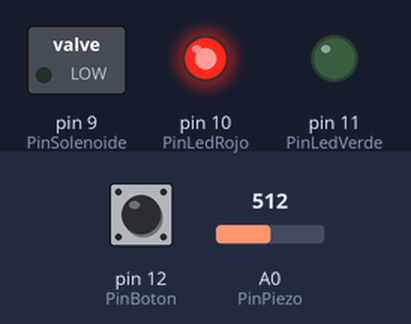
A sketch run on a simulated Arduino Uno, built with avr-gcc and run on an emulated ATmega328P. On the bench: switched loads named in the sketch (green lamp = pin HIGH), output pins drawn as LEDs (lit = HIGH). The test bench sets the inputs (shaded band); at power-on: A0 (PinPiezo) = 512, pin 12 (PinBoton) HIGH. EEPROM starts erased.

Above: at 5.6 s.
5.7 s: A0 (PinPiezo) set to 75
7.2 s: A0 (PinPiezo) set to 62
At 7.7 s:
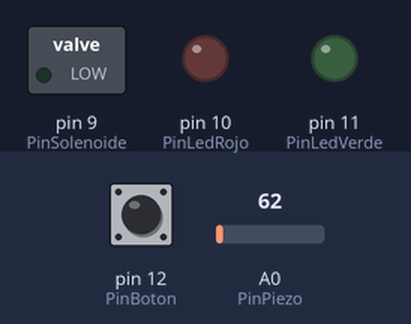
10.2 s: pin 12 (PinBoton) pulled LOW for 0.15 s
At 11.0 s:
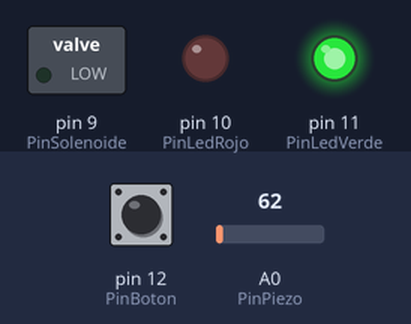
11.8 s: A0 (PinPiezo) set to 80
At 12.2 s:
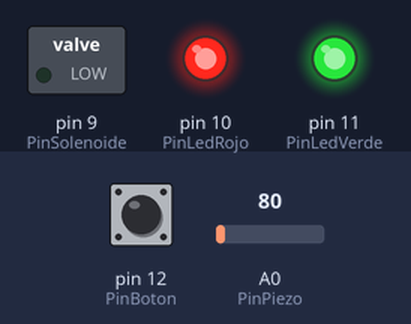
Timing chart, 0 to 14.3 s (numbered marks = the images above; inputs shaded):
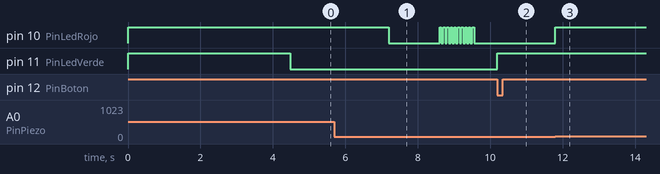

Measured:
- the behaviour switches between 71 and 70 on A0 (PinPiezo) (found by bisection; images 0 and 1)
- after the input at 5.7 s, every drawn part: stays the same
- after the input at 7.2 s, pin 10 (PinLedRojo): HIGH → LOW at once, then repeats every 0.10 s: HIGH 0.05 s, LOW 0.05 s, until it stays LOW from 9.6 s
- after the input at 10.2 s, pin 11 (PinLedVerde): LOW → HIGH at once
- after the input at 11.8 s, pin 10 (PinLedRojo): LOW → HIGH at once

The sketch:

CerraduraConRitmo.ino
```cpp
// (licence header left out)
//PINES
#define PinPiezo A0
#define PinLedVerde 11
#define PinLedRojo 10
#define PinSolenoide 9
#define PinBoton 12

//CONFIGURACION
#define UmbralPiezo 70 //Umbral de deteccion del piezoeléctrico
#define TiempoPulsoMin 100 //(ms) Tiempo entre pulsos consecutivos
#define ErrorMax 200 //Error máximo entre pulsos
#define TimeOut 1500 //(ms) Tiempo máximo de espera para grabar/detectar pulsos. 2550 max
#define PulsosMax 30
#define TiempoInicioGrabacion 10000 //Tiempo de espera maximo para empezar a grabar tras entrar en el modo grabacion
#define TiempoParpadeoLed 50 //(ms) Tiempo de parpadeo del led
#define TiempoPuerta 5000 //(ms) Tiempo que el solenoide esta activado para abrir la puerta
#define CodigoMemoria 120 //Codigo guardado en la primera posicion de la EEPROM para comprobar que hay datos guardados

#include <EEPROM.h>

byte codigo[PulsosMax];

void setup() {

  //PinMode
  pinMode(PinLedVerde, OUTPUT);
  pinMode(PinLedRojo, OUTPUT);
  pinMode(PinSolenoide, OUTPUT);
  pinMode(PinBoton, INPUT_PULLUP);

  //Cargar EEPROM
  LedON(PinLedVerde);
  LedON(PinLedRojo);
  CargarMemoria();
  LedOFF(PinLedVerde);
  LedOFF(PinLedRojo);
}

/////////////////////////////////////////
///////////////////LOOP//////////////////
/////////////////////////////////////////

void loop() {

  //MODO GRABACIÓN DEL CODIGO
  if (LecturaBoton()) {
    //Modo grabacion
    LedON(PinLedVerde);
    unsigned long tmax = millis() + TiempoInicioGrabacion;
    //Espera a golpear para iniciar a grabar
    while (Golpe() == 0) {
      //Si el tiempo es mayor al de espera de inicio, salimos del modo grabacion y borramos la memoria
      if (millis() > tmax) {
        LedON(PinLedRojo);
        BorrarMemoria();
        BorrarCodigo();
        LedOFF(PinLedVerde);
        LedOFF(PinLedRojo);
        return;
      }
    }
    //Codigo guardado correctamente
    if (GuardarCodigo() == 1) {
      GuardarMemoria();
      Parpadeo(PinLedVerde, 5);
    }
    //Error al guardar el codigo
    else {
      Parpadeo(PinLedRojo, 5);
    }
    LedOFF(PinLedVerde);
  }

  //MODO LECTURA DE GOLPES
  if (Golpe()) {
    //Codigo correcto
    if (LeerCodigo() == 1) {
      LedON(PinLedVerde);
      AbrirPuerta();
      LedOFF(PinLedVerde);
    }
    //Codigo incorrecto
    else {
      Parpadeo(PinLedRojo, 10);
    }
  }

}

/////////////////////////////////////////
/////////////////////////////////////////
/////////////////////////////////////////

boolean Golpe() {
  static unsigned long tmin = 0;
  static boolean estado = 0;
  //Tiempo antirrebotes superado
  if (millis() > tmin) {
    //Lectura analogica por encima del umbral
    if (analogRead(PinPiezo) > UmbralPiezo) {
      tmin = millis() + TiempoPulsoMin; //Tiempo antirrebotes
      LedON(PinLedRojo);
      estado = 1;
      return 1;
    }
    //Umbral no superado
    else {
      if (estado) {
        estado = 0;
        LedOFF(PinLedRojo);
      }
      return 0;
    }
  }
  else return 0;
}

boolean GuardarCodigo() {
  unsigned long t = millis();
  int addr = 0;
  //Ponemos el código a 0
  BorrarCodigo();
  //Mientras sigamos dando golpes
  while (millis() < t + TimeOut) {
    //Golpe detectado
    if (Golpe()) {
      //Guardamos el tiempo entre el pulso anterior y el actual
      codigo[addr] = (millis() - t) / 10;
      t = millis();
      addr++;
    }
  }
  //No se a guardado ningun golpe
  if (addr == 0) return 0;
  //Se ha guardado almenos un golpe
  else return 1;
}

boolean LeerCodigo() {
  unsigned long t = millis();
  int addr = 0;
  boolean ok = 1;
  //Mientras sigamos dando golpes
  while (millis() < t + TimeOut) {
    //Golpe detectado
    if (Golpe()) {
      unsigned long tiempo = millis() - t; //Tiempo entre el pulso anterior y el actual
      t = millis();
      int Tmin = tiempo - ErrorMax; //Margen de tiempo inferior
      int Tmax = tiempo + ErrorMax; //Margen de tiempo superior
      Tmin = constrain(Tmin, 0, TimeOut);
      //Tiempo de pulso correcto dentro de los margenes
      if (codigo[addr] * 10 > Tmin && codigo[addr] * 10 < Tmax) addr++;
      //Error
      else ok = 0;
    }
  }
  //El golpe ha sido el ultimo almacenado
  if (codigo[addr] == 0 && addr > 0) return ok;
  //Hay mas golpes almacenados
  else return 0;
}

boolean LecturaBoton() {
  return !digitalRead(PinBoton);
}

void Parpadeo(int led, int n) {
  for (int i = 0; i < n; i++) {
    digitalWrite(led, HIGH);
    delay(TiempoParpadeoLed);
    digitalWrite(led, LOW);
    delay(TiempoParpadeoLed);
  }
}

void LedON(int led) {
  digitalWrite(led, HIGH);
}

void LedOFF(int led) {
  digitalWrite(led, LOW);
}

void AbrirPuerta() {
  digitalWrite(PinSolenoide, HIGH);
  delay(TiempoPuerta);
  digitalWrite(PinSolenoide, LOW);
}

void GuardarMemoria() {
  //Borrado de los datos anteriores
  BorrarMemoria();
  //Codigo de sincronizacion
  EEPROM.update(0, CodigoMemoria);
  int addr = 0;
  while (codigo[addr] != 0) {
    //Guardado del codigo en la memoria eeprom
    EEPROM.write(addr + 1, codigo[addr]);
    addr++;
  }
}

void CargarMemoria() {
  //Hay datos guardados?
  if (EEPROM.read(0) == CodigoMemoria) {
    int addr = 0;
    while (1) {
      //Cargamos el valor de la eeprom
      codigo[addr] = EEPROM.read(addr + 1);
      //Codigo cargado completamente
      if (codigo[addr] == 0) break;
      addr++;
    }
  }
  else BorrarMemoria();
  delay(1000);
}

void BorrarMemoria() {
  for (int i = 0; i < 1023; i++) EEPROM.update(i, 0);
}

void BorrarCodigo() {
  for (int i = 0; i < PulsosMax; i++) codigo[i] = 0;
}
```
